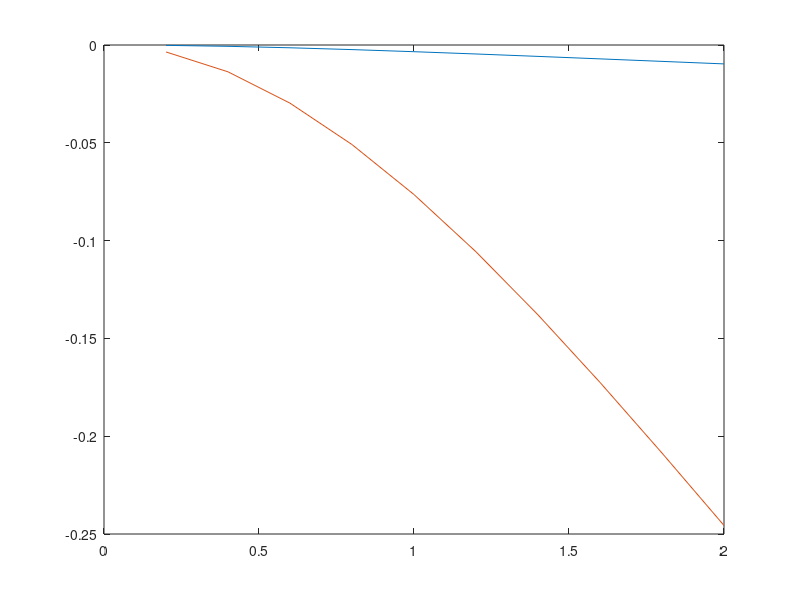

This figure's MATLAB source:
L = 2;
n = 10;
E = 1.3 * 10 ^ 10;
w = 0.3;
d = 0.03;
g = 9.81;
I = w * d^3/12;
h = L / n;

a = [1, -4, 6, -4, 1];
A = sparse(n, n);
A(1, 1) = 16;
A(1, 2) = -9;
A(1, 3) = 8/3;
A(1, 4) = -1/4;

A(2, 1) = -4;
A(2, 2) = 6;
A(2, 3) = -4;
A(2, 4) = 1;

for i=3:n-2
    k = i - 2;
    for j=1:5
        A(i, k) = a(j);
        k = k + 1;
    end
end

A(n-1, n-3) = 16/17;
A(n-1, n-2) = -60/17;
A(n-1, n-1) = 72/17;
A(n-1, n) = -28/17;
A(n, n-3) = -12/17;
A(n, n-2) = 96/17;
A(n, n-1) = -156/17;
A(n, n) = 72/17;

b = [];
for i=1:n
    b(i) = -480 * w * d * g * (h^4/(E * I));
end
b = b';

y = A \ b;
y = y';
x = 0.2:h: 2;

b_human = [];
for i=1:n
    if i<=n-1
        b_human(i) = -480 * w * d * g * (h^4/(E * I));
    else
        b_human(i) = -480 * w * d * g * 70 / 0.2 * (h^4/(E * I)); % human standing on position 1.8
    end
end
b_human = b_human';
y_human = A \ b_human;

figure
plot(x, y, x, y_human)
